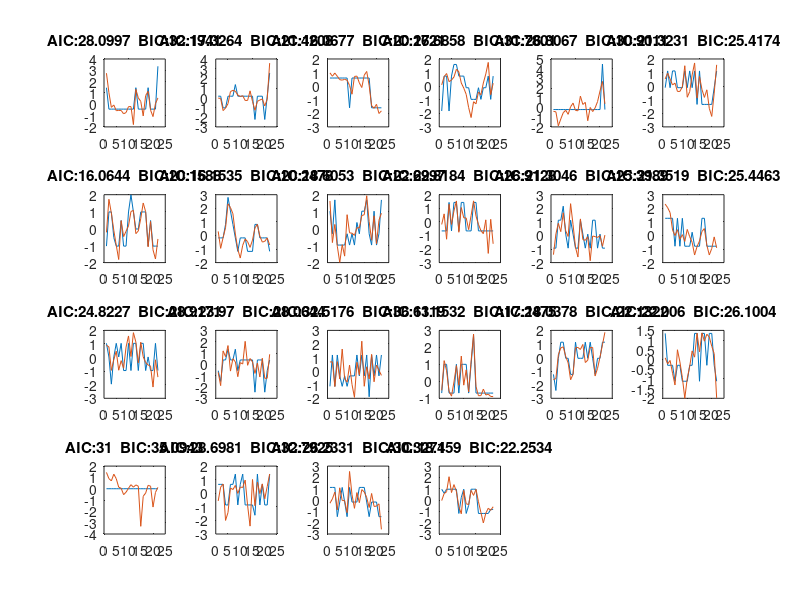

MATLAB code to generate this figure:
%% 加载数据
clear;clc;rng('Shuffle');
load('fit_result.mat');

%%
all_AIC = [];
all_BIC = [];
for subnum = 1:size(allsub,2)
    trials = 1;
    hap = [];
    fit_hap = [];
    all_AIC = [all_AIC,allsub{6,subnum}(1)];
    all_BIC = [all_BIC,allsub{6,subnum}(2)];
    for trialnum = 1:size(allsub{5,subnum},2)
        if isempty(allsub{5,subnum}(trialnum).happiness) == 1
            continue
        else
            hap = [hap, allsub{5,subnum}(trialnum).happiness];
            fit_hap = [fit_hap, allsub{5,subnum}(trialnum).fit_happiness];
            trials = [trials,max(trials)+1];
        end
    end
    trials(:,length(trials)) = [];
    subplot(4,6,subnum)
    plot(trials,zscore(hap),trials,zscore(fit_hap))
    title(['AIC:',num2str(allsub{6,subnum}(1)),'  BIC:',num2str(allsub{6,subnum}(2))]);
end
sum(all_AIC)
sum(all_BIC)


